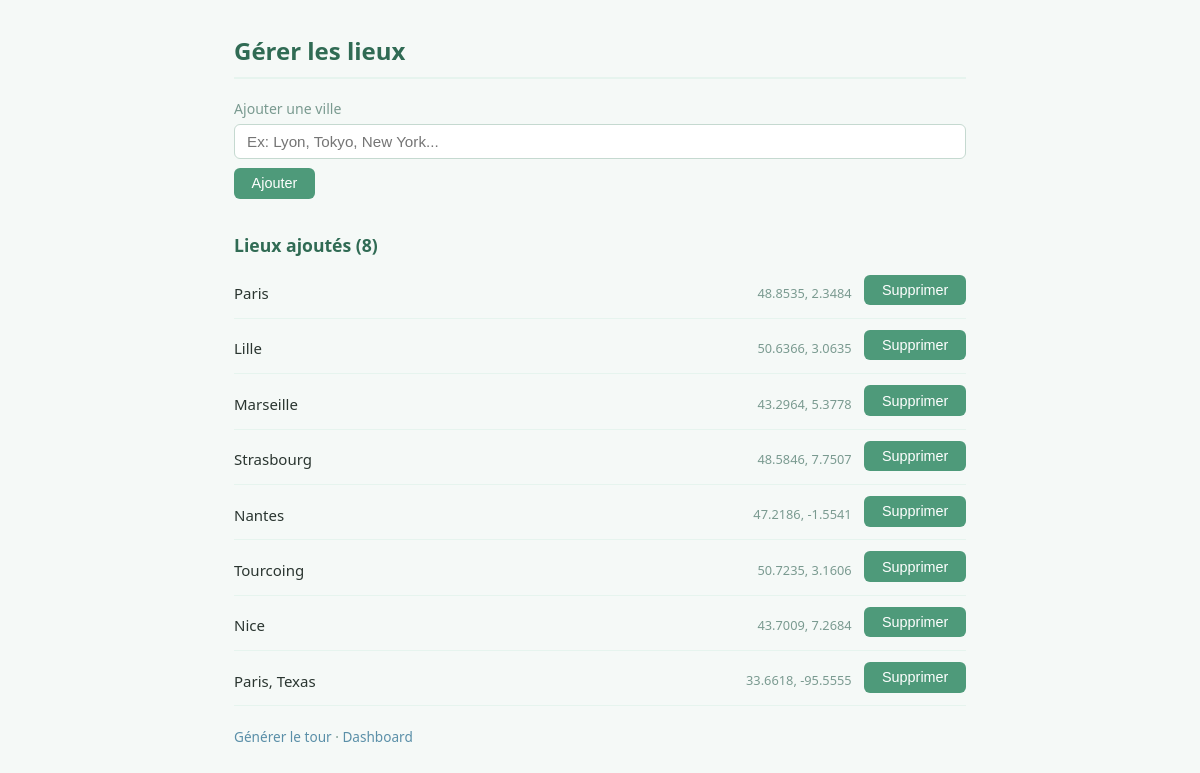
Page /pages/places.php?travel_id=7 (signed in) on the committed database.
### tables this page shows
CREATE TABLE `places` (
  `id` int NOT NULL,
  `travel_id` int NOT NULL,
  `nom` varchar(255) NOT NULL,
  `latitude` double NOT NULL,
  `longitude` double NOT NULL
);

### models/PlaceManager.php (called while the page is built, shortened)
<?php
class PlaceManager {
    private PDO $db;
    public function __construct(PDO $db) {
        $this->db = $db;
    }
    public function getPlacesByTravel(int $travelId): array {
        try {
            $stmt = $this->db->prepare("SELECT * FROM places WHERE travel_id = :travel_id");
            $stmt->execute([':travel_id' => $travelId]);
            return $stmt->fetchAll(PDO::FETCH_ASSOC);
        } catch (Exception $e) {
            error_log("Error fetching places: " . $e->getMessage());
            return [];
        }
    }
}

### pages/places.php (the view, shortened to what this page needs)
<?php
require("../config/database.php");
require_once("../models/PlaceManager.php");
$travelId = isset($_GET['travel_id']) ? (int) $_GET['travel_id'] : 0;
$manager = new PlaceManager($bdd);
$places = $travelId > 0 ? $manager->getPlacesByTravel($travelId) : [];
?>
<!DOCTYPE html>
<html lang="fr">
<head>
    <link rel="stylesheet" href="../public/assets/css/style.css">
</head>
<body>
    <h1>Gérer les lieux</h1>
    <form action="" method="POST">
        <label>Ajouter une ville</label>
        <input type="text" name="city" placeholder="Ex: Lyon, Tokyo, New York...">
        <button type="submit">Ajouter</button>
    </form>
    <h2>Lieux ajoutés (<?= count($places) ?>)</h2>
    <?php if (empty($places)): ?>
        <p style="color:var(--muted)">Aucun lieu ajouté pour l'instant.</p>
    <?php else: ?>
    <ul style="list-style:none;padding:0">
        <?php foreach ($places as $place): ?>
            <li style="display:flex;align-items:center;gap:.8rem;padding:.4rem 0;border-bottom:1px solid var(--green-light)">
                <span style="flex:1"><?= htmlspecialchars($place['nom']) ?></span>
                <span style="font-size:.8rem;color:var(--muted)"><?= round($place['latitude'],4) ?>, <?= round($place['longitude'],4) ?></span>
                <form action="" method="POST" style="margin:0">
                    <button type="submit" class="danger" onclick="return confirm('Supprimer ce lieu ?')">Supprimer</button>
                </form>
            </li>
        <?php endforeach; ?>
    </ul>
    <?php endif; ?>
    <div class="nav" style="margin-top:1.2rem">
        <a href="generate.php?travel_id=<?= $travelId ?>">Générer le tour</a> &middot;
        <a href="dashboard.php">Dashboard</a>
    </div>
</body>
</html>

### public/assets/css/style.css (style rules this page uses)
:root { --green: #4e9a7a; --green-dark: #306b54; --green-light: #e6f4ee; --blue: #5a8fa8; --blue-light: #e5f0f7; --bg: #f5f9f7; --text: #2a3530; --muted: #7a9a90; --border: #c5d9d0; --white: #ffffff; --radius: 6px; }
*, *::before, *::after { box-sizing: border-box; margin: 0; padding: 0; }
body { font-family: 'Segoe UI', system-ui, sans-serif; font-size: 15px; background: var(--bg); color: var(--text); line-height: 1.6; padding: 2rem 1.5rem; max-width: 780px; margin: 0 auto; }
h1 { font-size: 1.5rem; color: var(--green-dark); margin-bottom: 1.2rem; border-bottom: 2px solid var(--green-light); padding-bottom: .4rem; }
h2 { font-size: 1.1rem; color: var(--green-dark); margin: 1.6rem 0 .6rem; }
a { color: var(--blue); text-decoration: none; }
form { margin-bottom: .8rem; }
input[type="text"], input[type="email"], input[type="password"], input[type="number"], select { display: block; width: 100%; padding: .5rem .75rem; border: 1px solid var(--border); border-radius: var(--radius); background: var(--white); color: var(--text); font-size: .95rem; margin-bottom: .6rem; transition: border-color .15s; }
label { display: block; font-size: .88rem; color: var(--muted); margin-bottom: .2rem; }
button { display: inline-block; padding: .45rem 1.1rem; border: none; border-radius: var(--radius); background: var(--green); color: var(--white); font-size: .9rem; cursor: pointer; transition: background .15s; margin-bottom: .4rem; }
ul { padding-left: 1.2rem; }
ul li { margin-bottom: .3rem; }
.nav { margin-top: 2rem; font-size: .85rem; color: var(--muted); }
.nav a { color: var(--blue); }

### rows in the picture
places: nom "Paris", latitude "48.8535", longitude "2.3484"
places: nom "Lille", latitude "50.6366", longitude "3.0635"
places: nom "Marseille", latitude "43.2964", longitude "5.3778"
places: nom "Strasbourg", latitude "48.5846", longitude "7.7507"
places: nom "Nantes", latitude "47.2186", longitude "-1.5541"
places: nom "Tourcoing", latitude "50.7235", longitude "3.1606"
places: nom "Nice", latitude "43.7009", longitude "7.2684"
places: nom "Paris, Texas", latitude "33.6618", longitude "-95.5555"

### other values in the picture
count($places) "8"
